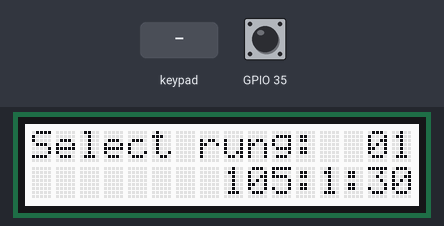
Bench run of a sketch on a simulated ESP32. Shown: 16×2 character LCD. Inputs (shaded band) come from the test bench; at power-on: GPIO 35 HIGH. What the sketch prints to the serial monitor is not drawn.

Above: at 1.3 s.
1.4 s: key 'S' pressed
At 2.6 s:
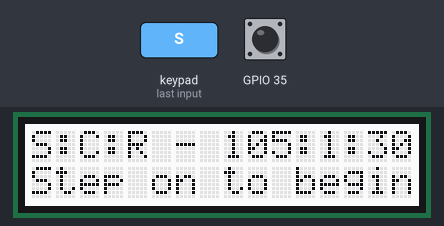
2.9 s: GPIO 35 pulled LOW for 0.15 s
At 3.4 s:
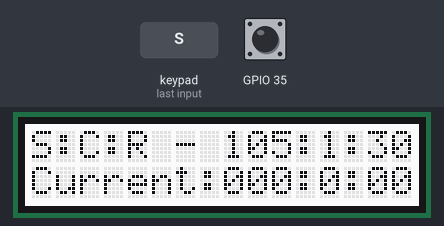
4.5 s: GPIO 35 pulled LOW for 1 s
At 5.9 s:
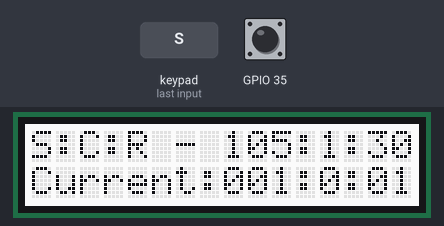
Timing chart, 0 to 7.5 s (numbered marks = the images above; inputs shaded):
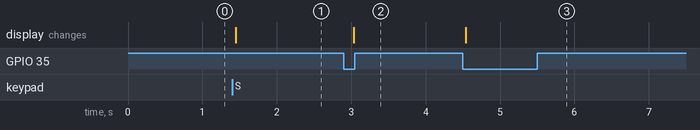

The sketch:

StepCounter.ino
```cpp
/*********************

Example code for the Adafruit RGB Character LCD Shield and Library

This code displays text on the shield, and also reads the buttons on the keypad.
When a button is pressed, the backlight changes color.

**********************/

// include the library code:
#include <Wire.h>
#include <Adafruit_MCP23017.h>
#include <Adafruit_RGBLCDShield.h>

#include "Ladder.h"

// The shield uses the I2C SCL and SDA pins. On classic Arduinos
// this is Analog 4 and 5 so you can't use those for analogRead() anymore
// However, you can connect other I2C sensors to the I2C bus and share
// the I2C bus.
Adafruit_RGBLCDShield lcd = Adafruit_RGBLCDShield();

// These #defines make it easy to set the backlight color
#define RED 0x1
#define YELLOW 0x3
#define GREEN 0x2
#define TEAL 0x6
#define BLUE 0x4
#define VIOLET 0x5
#define WHITE 0x7

// Define the program states
#define STATE_SETUP    0x1
#define STATE_READY    0x2
#define STATE_RUNNING  0x3
#define STATE_JUMPING  0x4
#define STATE_COMPLETE 0x5

#define LCD_PADDING_ZERO '0'
#define LCD_PADDING_SPACE ' '
#define LCD_POSITION_RUNG 14
#define LCD_POSITION_SCR 8
#define LCD_POSITION_RIGHT 15
#define LCD_LINE_ZERO 0
#define LCD_LINE_ONE 1

#define MAX_JUMPS 7

int programState;
int displayState;
int rung;
uint8_t buttonState;

int currentSteps;
int currentJumps;
int switchState;
boolean justJumped;

void setup() {
	// Debugging output
	Serial.begin(9600);
	// set up the LCD's number of columns and rows:
	lcd.begin(16, 2);

	pinMode(35, INPUT_PULLUP);
	programState = STATE_SETUP;
	displayState = 0;
	buttonState = 0;
	rung = 1;
	currentSteps = 0;
	currentJumps = 0;
	justJumped = false;
	switchState = HIGH;

	lcd.setBacklight(WHITE);
	updateDisplay();
}

void loop()
{
	switch(programState){
		case STATE_SETUP:
			processButtons();
			break;
		case STATE_READY:
			processSwitch();
			break;
		case STATE_RUNNING:
			processSwitch();
			if(currentSteps == introLadder[rung]){
				programState = STATE_COMPLETE;
			}else if(currentSteps != 0 && currentSteps % 75 == 0 && !justJumped){
				programState = STATE_JUMPING;
			}
		case STATE_JUMPING:
			processSwitch();
			if(currentJumps == MAX_JUMPS){
				currentJumps = 0;
				justJumped = true;
				programState = STATE_RUNNING;
			}
		case STATE_COMPLETE:
			break;
	}

	updateDisplay();
}

int newSwitchState;
int newSwitchState2;
void processSwitch(){
	// Read (and debounce) switch
	newSwitchState = digitalRead(35);
	delay(10);
	newSwitchState2 = digitalRead(35);

	if(newSwitchState == newSwitchState2 && switchState != newSwitchState){
		switchState = newSwitchState;

		if(switchState == LOW){
			switch(programState){
				case STATE_READY:
					programState = STATE_RUNNING;
					break;
				case STATE_RUNNING:
					justJumped = false;
					currentSteps++;
					displayCurrentSCR(LCD_LINE_ONE);
					break;
				case STATE_JUMPING:
					currentJumps++;
					displayJumps();
					break;
				default:
					break;
			}
		}
	}
}

void processButtons(){
	uint8_t buttons = lcd.readButtons();
	int oldRung = rung;


	if ((buttons & BUTTON_UP) && buttonState != BUTTON_UP) {
		buttonState = BUTTON_UP;
		rung++;
	}
	else if ((buttons & BUTTON_DOWN) && buttonState != BUTTON_DOWN) {
		buttonState = BUTTON_DOWN;
		rung--;
	}
	else if ((buttons & BUTTON_LEFT) && buttonState != BUTTON_LEFT) {
		buttonState = BUTTON_LEFT;
		rung = 1;
	}
	else if ((buttons & BUTTON_RIGHT) && buttonState != BUTTON_RIGHT) {
		buttonState = BUTTON_RIGHT;
		rung += 10;
	}
	else if ((buttons & BUTTON_SELECT) && buttonState != BUTTON_SELECT) {
		buttonState = BUTTON_SELECT;
		programState = STATE_READY;
	}

	if(buttons == 0) {
		buttonState = 0;
	}

	if(rung != oldRung)
	{
		if(rung > MAX_RUNG){
			rung = MAX_RUNG;
		}

		if(rung < MIN_RUNG){
			rung = MIN_RUNG;
		}

		displayRung();
		displaySelectedSCR(LCD_LINE_ONE);
	}
}

void displayNumber(int num, int width, int pos, int line, char padding){
	lcd.setCursor(pos, line);

	Serial.print("num: "); Serial.print(num); Serial.print(", width: "); Serial.print(width); Serial.print(", line: "); Serial.println(line);

	while(width > 0 && num < pow(10, --width)){
		lcd.print(padding);
		lcd.setCursor(++pos, line);
	}

	lcd.print(num, 10);
}

void displayRung(){
	displayNumber(rung, 2, LCD_POSITION_RUNG, LCD_LINE_ZERO, LCD_PADDING_ZERO);
}

void displaySelectedSCR(int line){
	int steps = introLadder[rung];

	// Steps
	displayNumber(steps, 3, LCD_POSITION_SCR, line, LCD_PADDING_ZERO);
	lcd.setCursor(LCD_POSITION_SCR + 3, line);
	lcd.print(":");

	// Count
	displayNumber(steps / 75, 1, LCD_POSITION_SCR + 4, line, LCD_PADDING_ZERO);
	lcd.setCursor(LCD_POSITION_SCR + 5, line);
	lcd.print(":");

	// Remainder
	displayNumber(steps % 75, 2, LCD_POSITION_SCR + 6, line, LCD_PADDING_ZERO);
}

void displayCurrentSCR(int line){
	// Steps
	displayNumber(currentSteps, 3, LCD_POSITION_SCR, line, LCD_PADDING_ZERO);
	lcd.setCursor(LCD_POSITION_SCR + 3, line);
	lcd.print(":");

	// Count
	displayNumber(currentSteps / 75, 1, LCD_POSITION_SCR + 4, line, LCD_PADDING_ZERO);
	lcd.setCursor(LCD_POSITION_SCR + 5, line);
	lcd.print(":");

	// Remainder
	displayNumber(currentSteps % 75, 2, LCD_POSITION_SCR + 6, line, LCD_PADDING_ZERO);
}

void displayJumps()
{
	displayNumber(currentJumps, LCD_POSITION_RIGHT - LCD_POSITION_SCR + 1, LCD_POSITION_SCR, LCD_LINE_ONE, LCD_PADDING_SPACE);
}

void updateDisplay(){
	if(displayState != programState){
		lcd.clear();
		lcd.setCursor(0,0);

		switch(programState){
			case STATE_SETUP:
				lcd.print("Select rung:");
				displayRung();
				displaySelectedSCR(LCD_LINE_ONE);
				break;
			case STATE_READY:
				lcd.print("S:C:R -");
				displaySelectedSCR(LCD_LINE_ZERO);
				lcd.setCursor(0, LCD_LINE_ONE);
				lcd.print("Step on to begin");
				break;
			case STATE_RUNNING:
				lcd.print("S:C:R -");
				displaySelectedSCR(LCD_LINE_ZERO);
				lcd.setCursor(0, LCD_LINE_ONE);
				lcd.print("Current:");
				displayCurrentSCR(LCD_LINE_ONE);
				break;
			case STATE_JUMPING:
				lcd.print("S:C:R -");
				displaySelectedSCR(LCD_LINE_ZERO);
				lcd.setCursor(0, LCD_LINE_ONE);
				lcd.print("JUMP!");
				displayJumps();
				break;
			case STATE_COMPLETE:
				lcd.print("DONE!");
				displaySelectedSCR(LCD_LINE_ZERO);
				lcd.setCursor(0, LCD_LINE_ONE);
				lcd.print("Current:");
				displayCurrentSCR(LCD_LINE_ONE);
				break;
			}

		displayState = programState;
	}
}
```

Ladder.h
```cpp
#define MIN_RUNG 1
#define MAX_RUNG 15

extern const int introLadder[16] = {   0, 105, 140, 170, 200, 225, 255, 280,
                                     305, 325, 350, 370, 390, 405, 425, 440};
```

Measured:
- after the input at 1.4 s, the display: changes after 0.05 s (image 1)
- after the input at 2.9 s, the display: changes after 0.13 s (image 2)
- after the input at 4.5 s, the display: changes at once (image 3)
